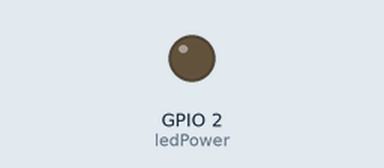
This program was run on a simulated ESP8266 (NodeMCU). Parts: output pins drawn as LEDs (lit = HIGH). WiFi joins after 1.5 s; servers stay silent unless stated; the Firebase database answers and starts empty; what the program prints to the serial monitor is not drawn.

Above: at 0.1 s.
At 1.7 s:
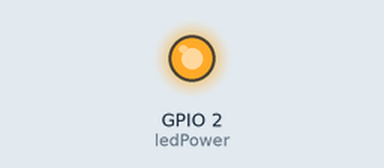
Timing chart, 0 to 3.2 s (numbered marks = the images above):
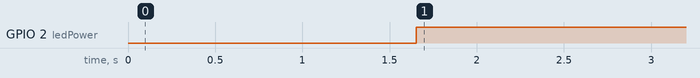

Measured:
- by itself, GPIO 2 (ledPower): LOW → HIGH at 1.7 s

The program:

main.cpp
```cpp
// (licence header left out)
// FirebaseDemo_ESP8266 is a sample that demo the different functions
// of the FirebaseArduino API.


// you need to install ArduinoJson 5.xx with the 6.xx JsonArduino Lib will not Work
// And the Firebase from Kotl
// try the new git extion from vscode
// try to push with https

#include<Arduino.h>
#include <ESP8266WiFi.h>
#include <FirebaseArduino.h>
#include <ESP8266HTTPClient.h>

// Set these to run example.
#define FIREBASE_HOST "esptut-88be5.firebaseio.com"
#define FIREBASE_AUTH "M52QNwTcdRH212aB6wH8SZgwkgRedHdBXLGrutaF"
#define WIFI_SSID "Mahya"
#define WIFI_PASSWORD "102030ugd"
int ledPower = BUILTIN_LED;

void setup() {
  // put your setup code here, to run once:
  Serial.begin(9600);

  WiFi.begin(WIFI_SSID, WIFI_PASSWORD);
  Serial.print("connecting");
  while (WiFi.status() != WL_CONNECTED) {
    Serial.print(".");
    delay(500);
  }
  Serial.println();
  Serial.print("connected: ");
  Serial.println(WiFi.localIP());

  Firebase.begin(FIREBASE_HOST, FIREBASE_AUTH);
  pinMode(ledPower, OUTPUT);
}

void loop() {
  // put your main code here, to run repeatedly:
  //here we read the
  int ledStatus = Firebase.getInt("ledStatus");
  Serial.println(ledStatus);
  if(ledStatus == 0){
    digitalWrite(ledPower, HIGH);
  } else {
    digitalWrite(ledPower, LOW);
  }
  //set data:
  Firebase.set("number", "Dont try to kill me");
}
```
